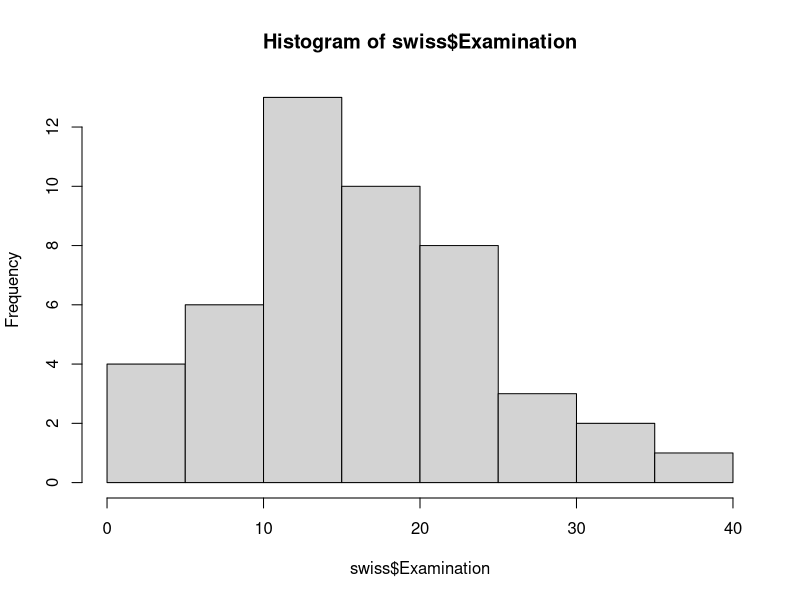
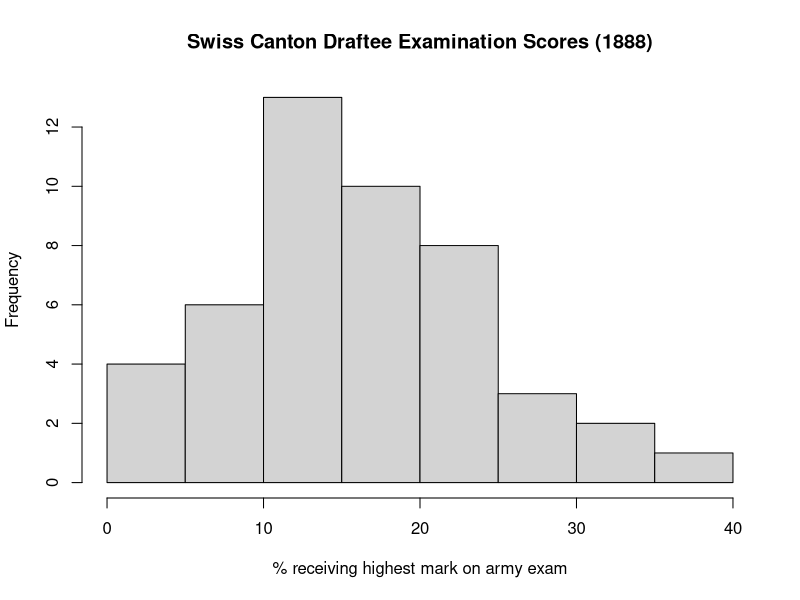

Reproduce these figures in R, in order.
values <- rnorm (1000, mean = 10)
value_mean <-mean(values)
round(value_mean, digits = 2)
library(magrittr)
rnorm(1000, mean = 10)%>%mean()%>% round(digits=2)

#creat a function
fun_mean <- function(x){sum(x)/length(x)}
## find the mean 
fun_mean(x=swiss$Examination)

#descriptive statistics: central tendency 
#histogram
hist(swiss$Examination)
#styling
hist(swiss$Examination, main = 'Swiss Canton Draftee Examination Scores (1888)',
     xlab='% receiving highest mark on army exam')

#finding means
mean(swiss$Examination)
#If you have missing values
mean(swiss$Examination, na.rm = TRUE)

